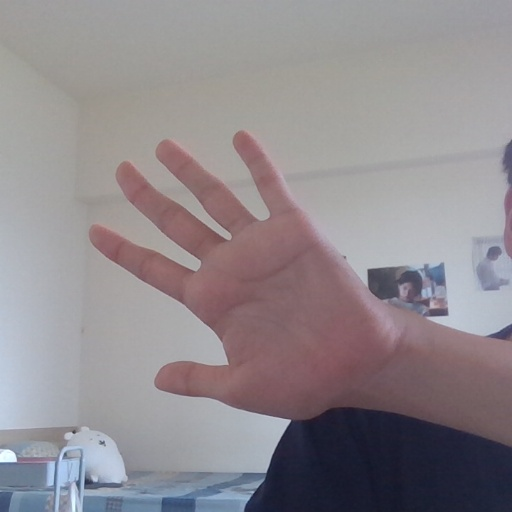
#> input picture model_finetune/dataset/_old/test/paper.6s2rcjf0.jpg, 512 x 512 px
$ python flash_photo.py ../model_finetune/dataset/_old/test/paper.6s2rcjf0.jpg
#> lines starting #> are read from the running program, lines starting #| are printed output that depends on the picture
import argparse
import csv
import re
import struct
import subprocess
import sys
import tempfile
from pathlib import Path

from PIL import Image


ESP_DIR = Path(__file__).resolve().parent
PARTITIONS_CSV = ESP_DIR / "partitions.csv"
DEFAULT_PORT = "/dev/ttyACM0"
DEFAULT_BAUD = "460800"
FRAME_WIDTH = 160
FRAME_HEIGHT = 160
PHOTO_MAGIC = 0x45454350  # "EECP"
PHOTO_VERSION = 1
PHOTO_FORMAT_GRAYSCALE = 0


def parse_size(text):
    value = text.strip().lower()
    match = re.fullmatch(r"(\d+)([km]?)", value)
    if not match:
        return int(value, 0)
    number = int(match.group(1))
    suffix = match.group(2)
    if suffix == "k":
        return number * 1024
    if suffix == "m":
        return number * 1024 * 1024
    return number


def read_partition(name):
#> called with name = 'photos'
    with PARTITIONS_CSV.open(newline="", encoding="utf-8") as file:
#> (reads esp/partitions.csv from the repository)
        rows = csv.reader(line for line in file if not line.lstrip().startswith("#"))
        for row in rows:
            if len(row) < 5:
                continue
            if row[0].strip() != name:
                continue
            offset = int(row[3].strip(), 0)
            size = parse_size(row[4].strip())
            return offset, size
    raise RuntimeError(f"{name} partition not found in {PARTITIONS_CSV}")


def build_photo_blob(image_path, width, height):
#> called with width = 160, height = 160
    image = Image.open(image_path).convert("L").resize((width, height))
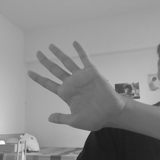
#> image: PIL image 160x160 L; min 25, max 253, mean 140
    payload = image.tobytes()
    header = struct.pack(
        "<IIIHHB7x",
        PHOTO_MAGIC,
        PHOTO_VERSION,
        len(payload),
        width,
        height,
        PHOTO_FORMAT_GRAYSCALE,
    )
    return header + payload


def main():
    parser = argparse.ArgumentParser(
        description="Convert an image to the firmware photo format and flash it into the photos partition."
    )
    parser.add_argument("image", help="Input image. Any Pillow-readable format is accepted.")
    parser.add_argument("-p", "--port", default=DEFAULT_PORT, help=f"Serial port. Default: {DEFAULT_PORT}")
    parser.add_argument("-b", "--baud", default=DEFAULT_BAUD, help=f"Baud rate. Default: {DEFAULT_BAUD}")
    parser.add_argument("--chip", default="esp32s3", help="ESP chip name. Default: esp32s3")
    parser.add_argument("--width", type=int, default=FRAME_WIDTH, help=f"Stored grayscale width. Default: {FRAME_WIDTH}")
    parser.add_argument("--height", type=int, default=FRAME_HEIGHT, help=f"Stored grayscale height. Default: {FRAME_HEIGHT}")
    parser.add_argument("--output-bin", help="Write the generated photo blob to this file instead of a temp file.")
    parser.add_argument("--dry-run", action="store_true", help="Print the esptool command without running it.")
    args = parser.parse_args()

    image_path = Path(args.image).expanduser().resolve()
    if not image_path.exists():
        raise FileNotFoundError(image_path)

    offset, partition_size = read_partition("photos")
    blob = build_photo_blob(image_path, args.width, args.height)
    if len(blob) > partition_size:
        raise RuntimeError(
            f"Generated photo blob is {len(blob)} bytes, larger than photos partition {partition_size} bytes."
        )

    if args.output_bin:
        blob_path = Path(args.output_bin).expanduser().resolve()
        blob_path.write_bytes(blob)
        cleanup = None
    else:
        temp = tempfile.NamedTemporaryFile(prefix="eecamp_photo_", suffix=".bin", delete=False)
        temp.write(blob)
        temp.close()
        blob_path = Path(temp.name)
        cleanup = blob_path

    cmd = [
        "esptool.py",
        "--chip",
        args.chip,
        "-p",
        args.port,
        "-b",
        args.baud,
        "write_flash",
        hex(offset),
        str(blob_path),
    ]

    print(f"Photos partition offset: {hex(offset)}")
    print(f"Photos partition size  : {partition_size} bytes")
    print(f"Generated photo blob   : {len(blob)} bytes")
#| Generated photo blob   : 25624 bytes
    print(f"Stored frame           : {args.width}x{args.height} grayscale")
    print("Command:")
    print(" ".join(cmd))

    try:
        if args.dry_run:
            return 0
        return subprocess.call(cmd)
    finally:
        if cleanup is not None:
            try:
                cleanup.unlink()
            except FileNotFoundError:
                pass


if __name__ == "__main__":
    sys.exit(main())
#> (the call stopped at in main, `return subprocess.call(cmd)`: subprocess is not available in this run)
